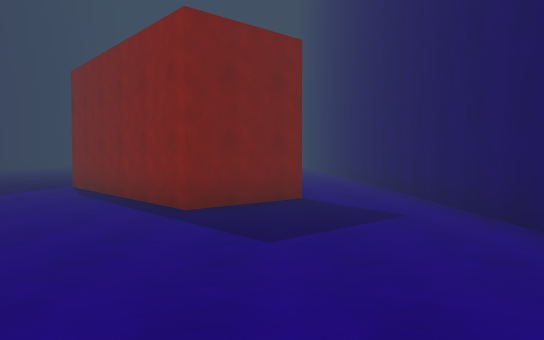
view 1 (above)

19 first-person views from a walk through a Unity game level. The camera is 1.5 m above the floor, tilts 2° down and sees 70° across. The floor is counted in squares, 2 m on a side. Each view is taken from the middle of a square. On the plan, view 1 faces up. The plan holds only what a view shows up to about 12 squares ahead; the rest is blank. The place goes on beyond the plan. The player character is not drawn. Some animated figures are left out.

view 2
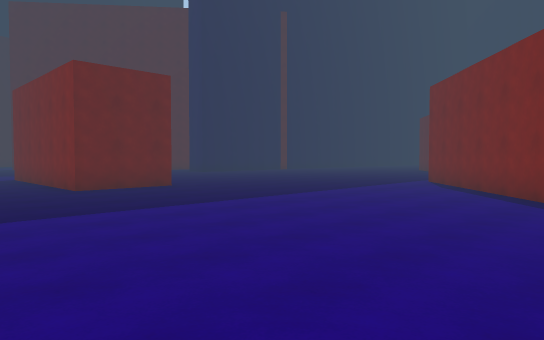

view 3
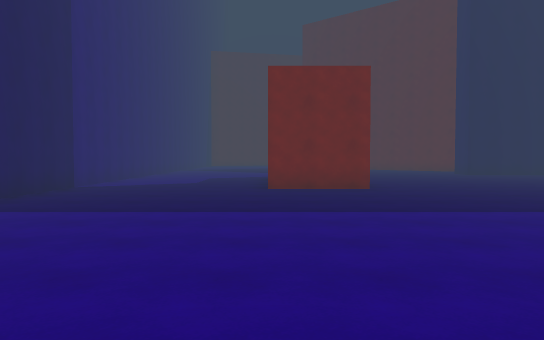

view 4
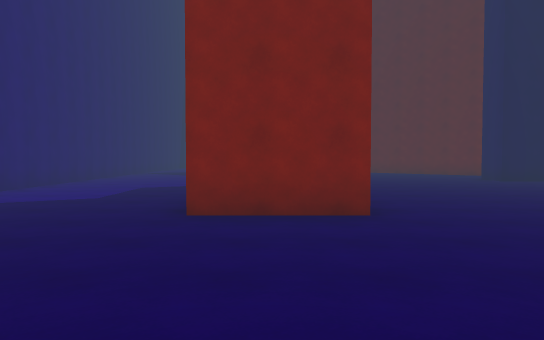

view 5
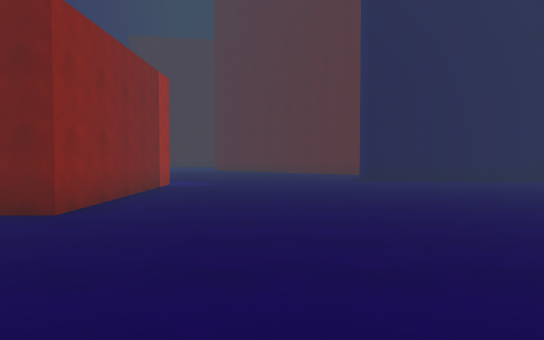

view 6
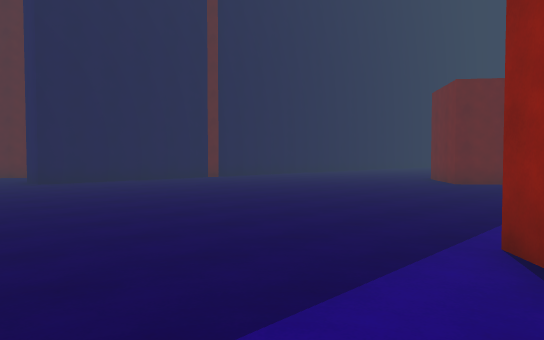

view 7
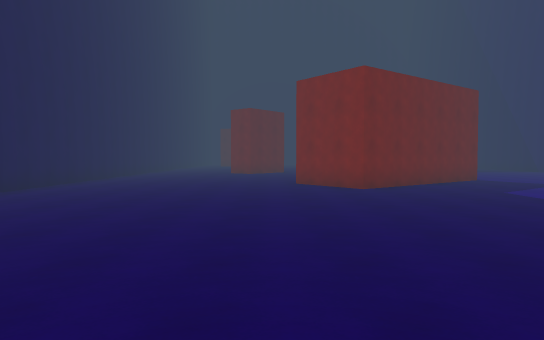

view 8
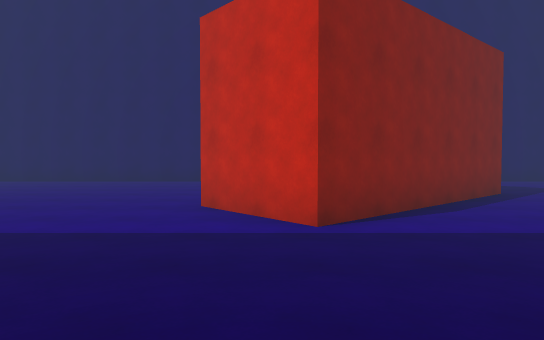

view 9
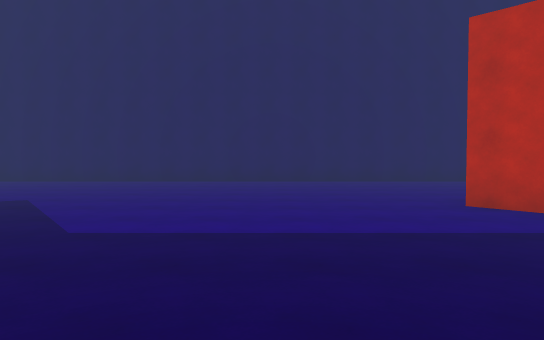

view 10
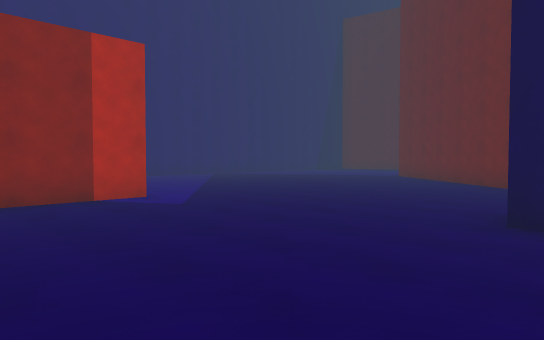

view 11
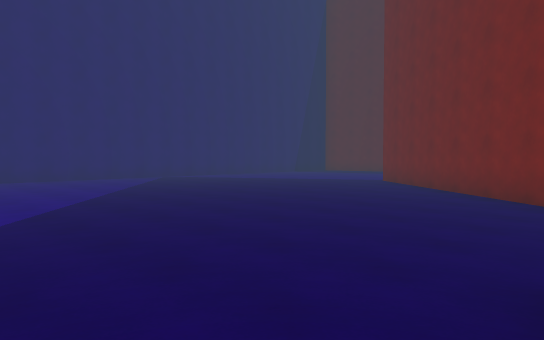

view 12
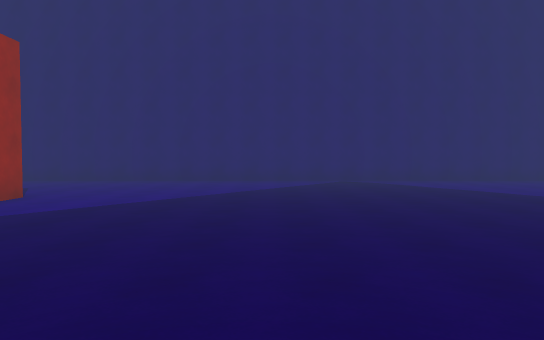

view 13
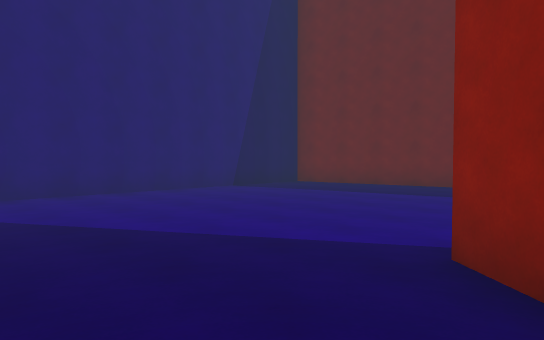

view 14
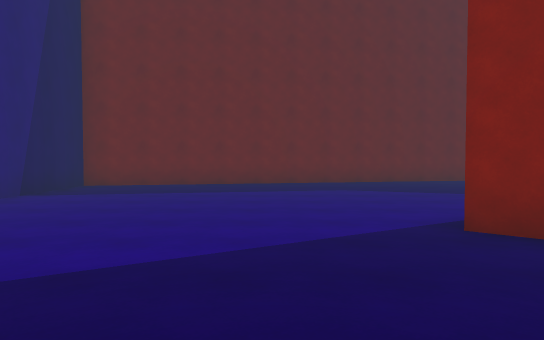

view 15
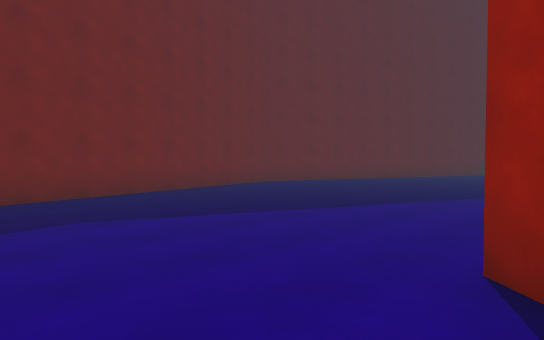

view 16
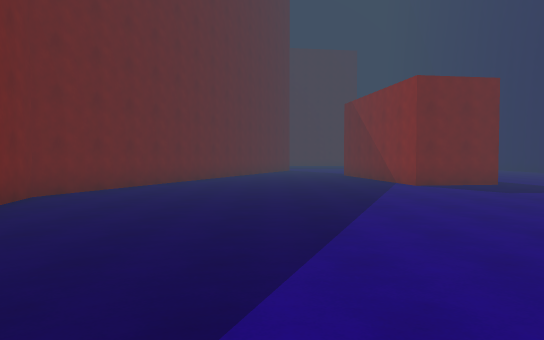

view 17
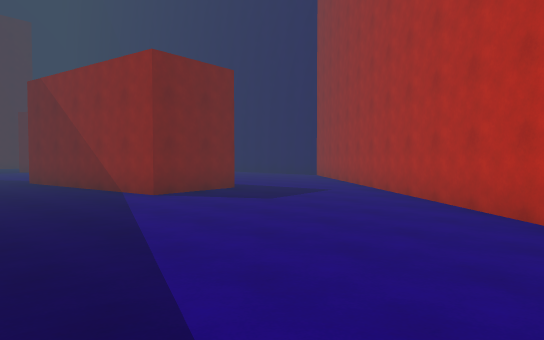

view 18
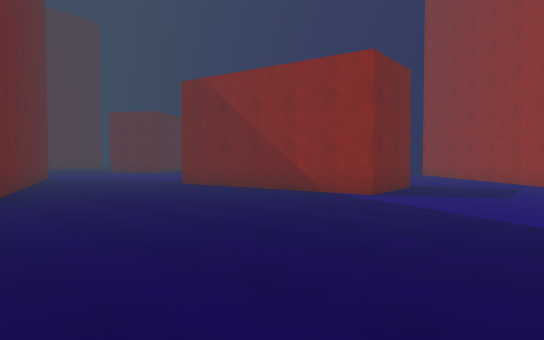

view 19
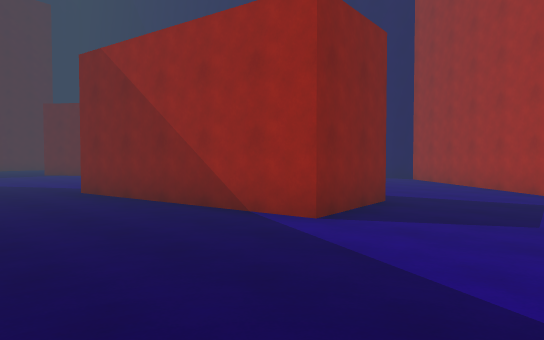

### Floor plan
Points are (right, up) in squares from view 1. A wall is a line through its corners. A room is listed if a view was taken in it or the views show most of it. See-through windows are left out.
Room 1 (views 1, 2, 3, 4, 5, 6, 7, 8, 9, 10, 11, 12, 13, 14, 15, 16, 17, 18, 19)
walls: (-14.5, 3.3) (-8.9, 3.3) (-8.9, 0.9) (-14.1, 0.9); (-20.9, 7.8) (-24.9, 2.9); (-15.6, 14.2) (-15.6, 8.9) (-16.8, 8.9); (-14.5, 0.9) (-14.5, 1.5); (-23.1, 12.3) (-25.3, 11.9) (-26.2, 17.4); (-24, 5.8) (-17.2, 14.2); (-25.3, 3.3) (-25.8, 3.7); (-15.6, 20) (-15.6, 16); (0.6, 7) (-1.2, 5.4) (-4.9, 9.5) (-3.1, 11.1); (-3.8, 20) (-7.9, 16.9) (-9.3, 18.7); (-31.5, 14) (-33.4, 9.1) (-30.9, -3.8) (-6.8, -3.8); (-28.9, 20.5) (-30.6, 16.3); (2.7, 1.8) (2.7, 20.5)

Positions as (right, up) in squares from view 1, and headings:
1: (0, 0), facing up
2: (0, -2), facing up-left
3: (0, 1), facing left
4: (-4, 2), facing left
5: (-4, 6), facing left
6: (-4, 6), facing up-left
7: (-10, 8), facing up
8: (-9, 10), facing right
9: (-9, 14), facing right
10: (-11, 10), facing down-left
11: (-14, 9), facing down-left
12: (-19, 8), facing down
13: (-22, 4), facing down-left
14: (-21, 1), facing left
15: (-25, 1), facing up-left
16: (-29, 2), facing up
17: (-29, 5), facing up-right
18: (-32, 8), facing up-right
19: (-29, 9), facing up-right
